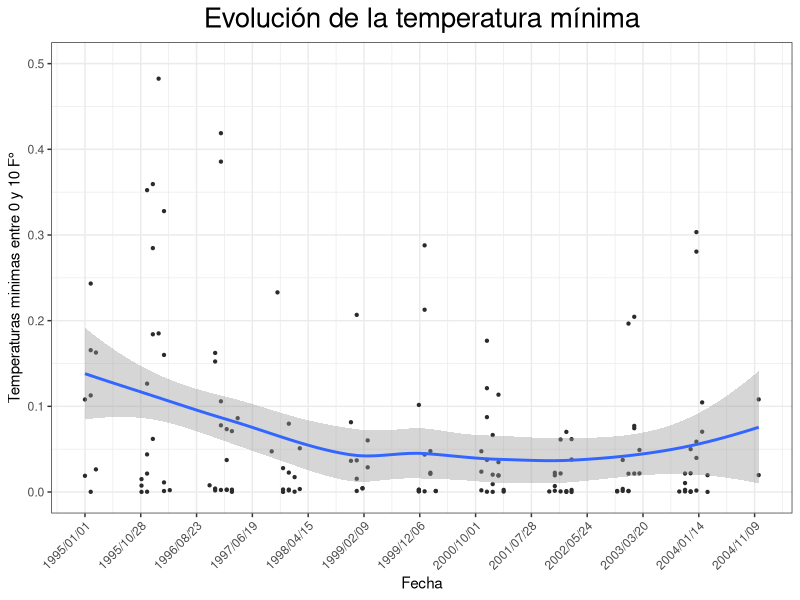
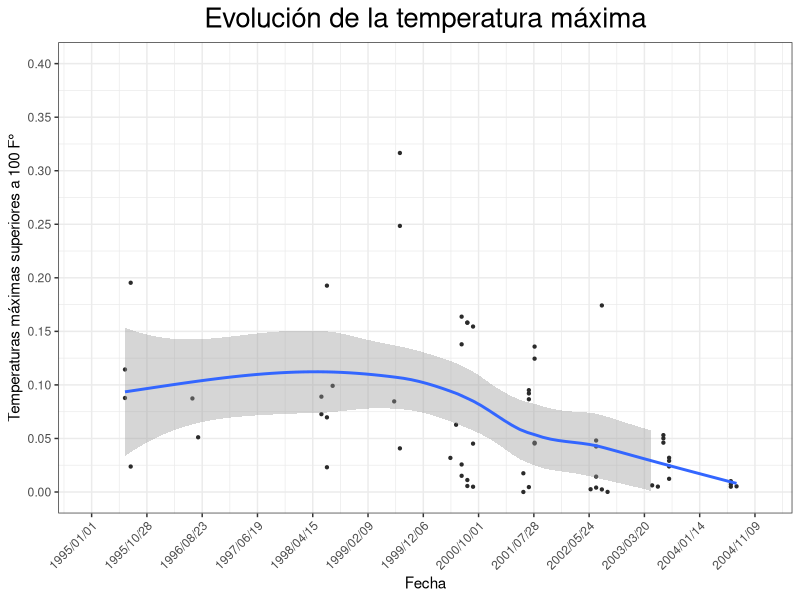
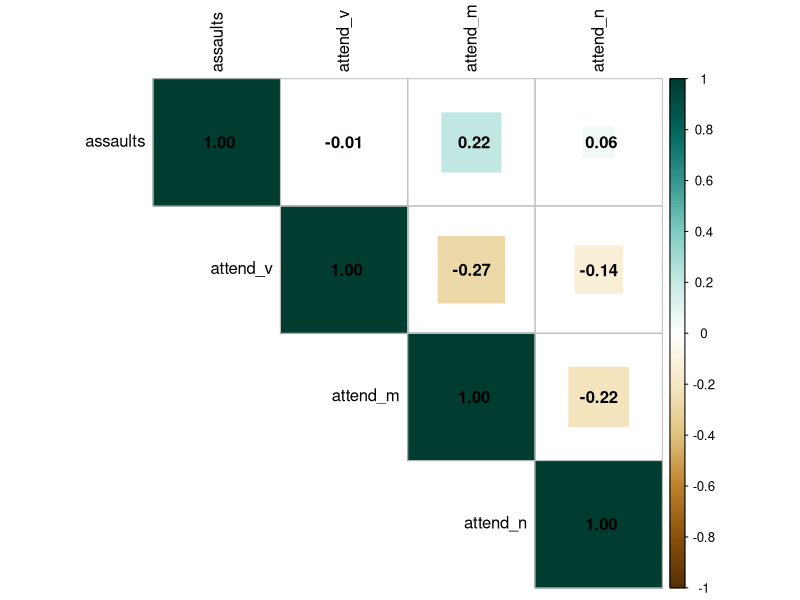
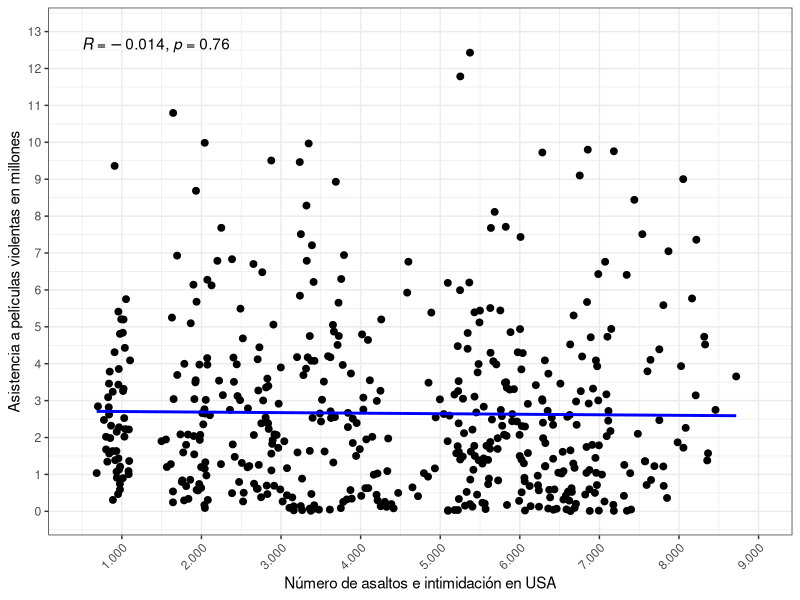
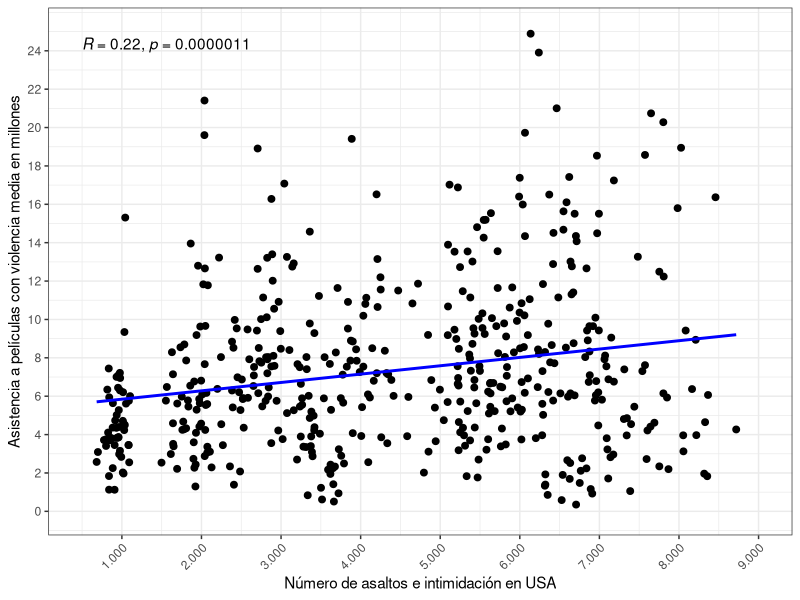
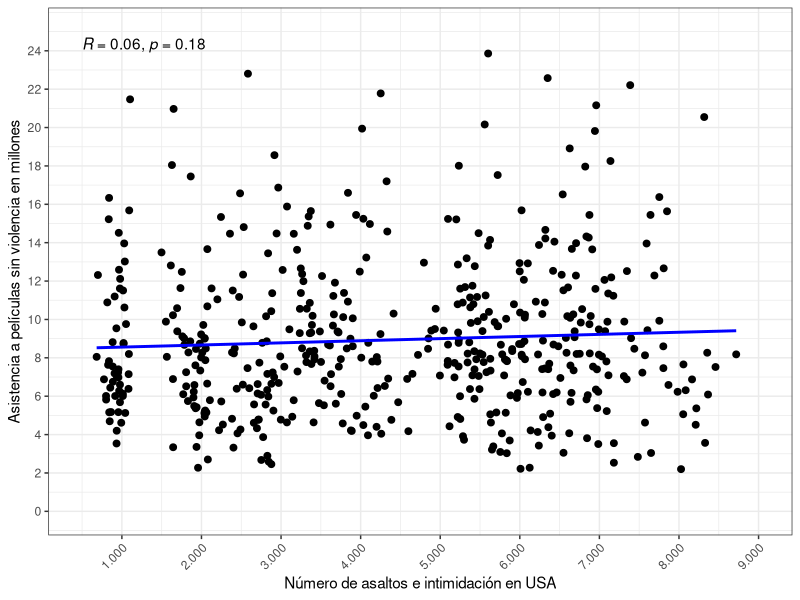
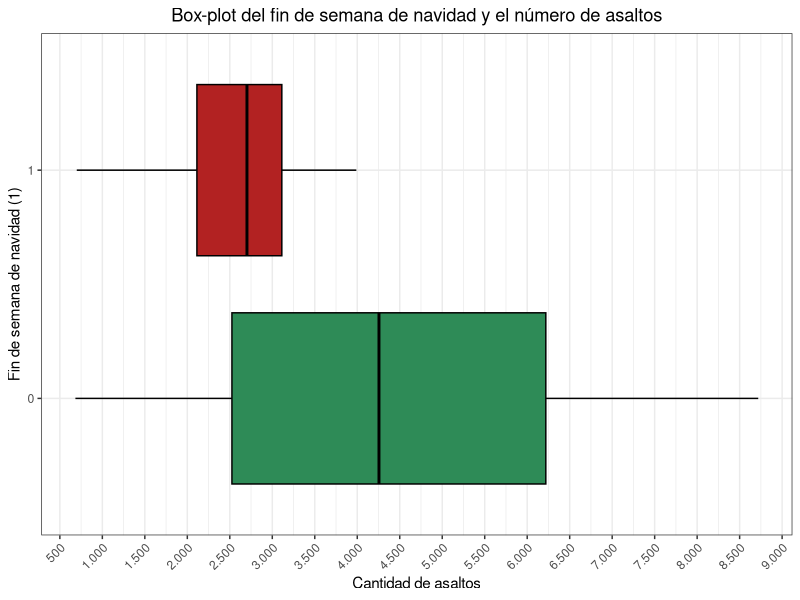
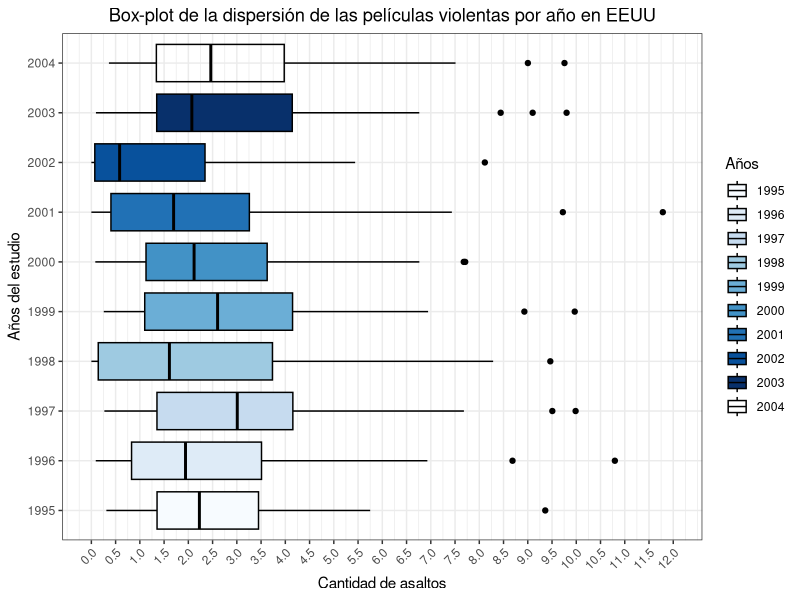

Source code (R) for these figures, in order:
## ---- chunk 1
knitr::opts_chunk$set(echo = TRUE)
## ---- chunk 2
install.packages("rlang",
                 repos = c("http://rstudio.org/_packages",
                           "http://cran.rstudio.com"))

## ---- chunk 3
install.packages("dplyr",
                 repos = c("http://rstudio.org/_packages",
                           "http://cran.rstudio.com"))
## ---- chunk 4
#remove.packages("rlang")
#remove.packages("dplyr")

#install.packages("rlang")
#install.packages("dplyr")

library("rlang")
library("dplyr")
## ---- chunk 5
#install.packages("ggplot2")
#install.packages("ggpubr")
#install.packages("corrplot")
#install.packages("dplyr")
#install.packages("tidyverse")
#install.packages("readr")


library("ggplot2")
library("ggpubr")
library("corrplot")
library("dplyr")
library("tidyverse")
library("readr")
## ---- chunk 6
setwd("~/GitHub/Laboratorio_1")
db <- readxl::read_xlsx("Movies.xlsx")
## ---- chunk 7
#Data con formato incomodo.
#Creando variable anio
db$year1 <- gsub("1","1995",db$year1)
db$year2 <- gsub("1","1996",db$year2)
db$year3 <- gsub("1","1997",db$year3)
db$year4 <- gsub("1","1998",db$year4)
db$year5 <- gsub("1","1999",db$year5)
db$year6 <- gsub("1","2000",db$year6)
db$year7 <- gsub("1","2001",db$year7)
db$year8 <- gsub("1","2002",db$year8)
db$year9 <- gsub("1","2003",db$year9)
db$year10 <- gsub("1","2004",db$year10)

db$year1 <- as.numeric(db$year1)
db$year2 <- as.numeric(db$year2)
db$year3 <- as.numeric(db$year3)
db$year4 <- as.numeric(db$year4)
db$year5 <- as.numeric(db$year5)
db$year6 <- as.numeric(db$year6)
db$year7 <- as.numeric(db$year7)
db$year8 <- as.numeric(db$year8)
db$year9 <- as.numeric(db$year9)
db$year10 <- as.numeric(db$year10)

db <- unite(db,anio,c(year1,year2,year3,year4,year5,year6,year7,year8,year9,year10))

db$anio <- gsub("1995_0_0_0_0_0_0_0_0_0","1995",db$anio)
db$anio <- gsub("0_1996_0_0_0_0_0_0_0_0","1996",db$anio)
db$anio <- gsub("0_0_1997_0_0_0_0_0_0_0","1997",db$anio)
db$anio <- gsub("0_0_0_1998_0_0_0_0_0_0","1998",db$anio)
db$anio <- gsub("0_0_0_0_1999_0_0_0_0_0","1999",db$anio)
db$anio <- gsub("0_0_0_0_0_2000_0_0_0_0","2000",db$anio)
db$anio <- gsub("0_0_0_0_0_0_2001_0_0_0","2001",db$anio)
db$anio <- gsub("0_0_0_0_0_0_0_2002_0_0","2002",db$anio)
db$anio <- gsub("0_0_0_0_0_0_0_0_2003_0","2003",db$anio)
db$anio <- gsub("0_0_0_0_0_0_0_0_0_2004","2004",db$anio)

# Variable mes
db$month1 <- gsub("1","01",db$month1)
db$month2 <- gsub("1","02",db$month2)
db$month3 <- gsub("1","03",db$month3)
db$month4 <- gsub("1","04",db$month4)
db$month5 <- gsub("1","05",db$month5)
db$month6 <- gsub("1","06",db$month6)
db$month7 <- gsub("1","07",db$month7)
db$month8 <- gsub("1","08",db$month8)
db$month9 <- gsub("1","09",db$month9)
db$month10 <- gsub("1","10",db$month10)
db$month11 <- gsub("1","11",db$month11)
db$month12 <- gsub("1","12",db$month12)

db <- unite(db,Mes,c(month1,month2,month3,month4,month5,month6,month7,month8,month9,
                     month10,month11,month12))

db$Mes <- gsub("01_0_0_0_0_0_0_0_0_0_0_0","01-01",db$Mes)
db$Mes <- gsub("0_02_0_0_0_0_0_0_0_0_0_0","01-02",db$Mes)
db$Mes <- gsub("0_0_03_0_0_0_0_0_0_0_0_0","01-03",db$Mes)
db$Mes <- gsub("0_0_0_04_0_0_0_0_0_0_0_0","01-04",db$Mes)
db$Mes <- gsub("0_0_0_0_05_0_0_0_0_0_0_0","01-05",db$Mes)
db$Mes <- gsub("0_0_0_0_0_06_0_0_0_0_0_0","01-06",db$Mes)
db$Mes <- gsub("0_0_0_0_0_0_07_0_0_0_0_0","01-07",db$Mes)
db$Mes <- gsub("0_0_0_0_0_0_0_08_0_0_0_0","01-08",db$Mes)
db$Mes <- gsub("0_0_0_0_0_0_0_0_09_0_0_0","01-09",db$Mes)
db$Mes <- gsub("0_0_0_0_0_0_0_0_0_10_0_0","01-10",db$Mes)
db$Mes <- gsub("0_0_0_0_0_0_0_0_0_0_11_0","01-11",db$Mes)
db$Mes <- gsub("0_0_0_0_0_0_0_0_0_0_0_12","01-12",db$Mes)

# Variable Fecha
db <- unite(db,Fecha,sep = "-",c(Mes,anio))

db$Fecha <- as.Date(as.character(db$Fecha),format = "%d-%m-%Y")

## ---- chunk 8
## La variable "attend_v" cuenta con valores inf = infinito o indefinido, los que 
## se dejaran fuera para el calculo de los estadisticos

# borrar valores inf
db_1 <- db[!db$attend_v=="inf", ]

# notacion cientifica en caracteres
options(scipen=999) # eliminar la notación cientifica

#Tranformo a numeri la variable faltante
db_1$attend_v <- as.numeric(db_1$attend_v)
class(db_1$attend_v)
db_1 <- as.data.frame(db_1)

# Selecciono variables relevantes
names(db_1)
db_Vrelevantes <- db_1[,c(2,3,4,5)]

# borro datos que ensucian la interpretacion.
db_Vrelevantes <- db_Vrelevantes[!db_Vrelevantes$assaults>12000, ]
db_Vrelevantes <- db_Vrelevantes[!db_Vrelevantes$assaults<0, ]

#Mediana
Q50_assaults <- median(db_Vrelevantes$assaults)
Q50_attend_v <- median(db_Vrelevantes$attend_v)
Q50_attend_m <- median(db_Vrelevantes$attend_m)
Q50_attend_n <- median(db_Vrelevantes$attend_n)

#Media
Media_assaults <- mean(db_Vrelevantes$assaults)
Media_attend_v <- mean(db_Vrelevantes$attend_v)
Media_attend_m <- mean(db_Vrelevantes$attend_m)
Media_attend_n <- mean(db_Vrelevantes$attend_n)

#Moda
Moda_assaults <- as.numeric(names(which.max(table(db_Vrelevantes$assaults))))

db_Vrelevantes_2 <- db_Vrelevantes[!db_Vrelevantes$attend_v==0, ]

Moda_attend_v <- as.numeric(names(which.max(table(db_Vrelevantes_2$attend_v))))
Moda_attend_m <- as.numeric(names(which.max(table(db_Vrelevantes$attend_m))))
Moda_attend_n <- as.numeric(names(which.max(table(db_Vrelevantes$attend_n))))

#Desviacion
sd_assaults <- sd(db_Vrelevantes$assaults)
sd_attend_v <- sd(db_Vrelevantes$attend_v)
sd_attend_m <- sd(db_Vrelevantes$attend_m)
sd_attend_n <- sd(db_Vrelevantes$attend_n)

#N° de observaciones
N_assaults <- sum(count(db_Vrelevantes, assaults)[,c(2)])
N_attend_m <- sum(count(db_Vrelevantes, attend_m)[,c(2)])
N_attend_n <- sum(count(db_Vrelevantes, attend_n)[,c(2)])
db_Vrelevantes_1 <- db_Vrelevantes %>% 
    group_by(attend_v) %>%
    count(attend_v)
db_Vrelevantes_1 <- db_Vrelevantes_1[db_Vrelevantes_1$attend_v>0,]
N_attend_v <- sum(db_Vrelevantes_1[,c(2)])

#Cantidad de variables dummy
names(db)
N_h_chris <- sum(db$h_chris)
N_h_newyr <- sum(db$h_newyr)
N_h_easter <- sum(db$h_easter)
N_h_july4 <- sum(db$h_july4)
N_h_labor <- sum(db$h_labor)

Tabla_resumen_1 <- data.frame("Variable"=c("assaults","attend_v","attend_m",
                                          "attend_n","h_chris","h_newyr","h_easter","h_july4","h_labor"),
                              "Mediana"=c(Q50_assaults,Q50_attend_v,Q50_attend_m,
                                          Q50_attend_n,0,0,0,0,0),
                              "Media"=c(Media_assaults,Media_attend_v,
                                        Media_attend_m,Media_attend_n,0,0,0,0,0),
                              "Moda"=c(Moda_assaults,Moda_attend_v,
                                       Moda_attend_m,Moda_attend_n,0,0,0,0,0),
                              "Desviacion"= c(sd_assaults,sd_attend_v,sd_attend_m,sd_attend_n,0,0,0,0,0),
                              "N_obs"= c(N_assaults,N_attend_v,N_attend_m,
                                         N_attend_n,N_h_chris,N_h_newyr,N_h_easter,
                                         N_h_july4,N_h_labor))


Tabla_resumen_1
## ---- chunk 9
#rm(list = ls()) #Si borra corra de nuevo la solucion de las fechas.

names(db_1)

#selecciono columnas a usar
db_2 <- db_1[,c(1,14,19,6,7,8,9)]

# Semas mas frias
db_21 <- db_2[!db_2$w_mina==0,]
db_22 <- db_2[db_2$w_mina>=0.3,]

# Fechas + columna ID puedo saber a que fin de semana corresponde
Dfecha <- db_1[,c(1,19,6,7,8,9)]

p <- ggplot(db_21,aes(x=Fecha, y =w_mina))+
  geom_point(color="gray17", size=0.8, alpha=1)+
  geom_smooth()+
  theme_bw()+ 
  scale_y_continuous(name = "Temperaturas minimas entre 0 y 10 F°",
                     labels=function(x) format(x, big.mark = ".", scientific = FALSE),
                     breaks = seq(0,0.6,0.1), lim = c(0,0.5))+
  theme(
    legend.position="none",
    plot.title = element_text(size=20)
  )+
  ggtitle(label = "Evolución de la temperatura mínima")

# Modificar las fechas para tener analisis anual
min <- as.Date("1995/01/01")
max <- as.Date("2004/12/01")

p+scale_x_date(limits = c(min,max),breaks = seq(min,max,300),date_labels = "%Y/%m/%d")+
  theme(axis.text.x = element_text(angle=45, hjust = 1))+
  theme(plot.title = element_text(hjust = 0.5))


## ---- chunk 10
print(db_22)
## ---- chunk 11
#selecciono columnas a usar
db_3 <- db_1[,c(1,13,19,6,7,8,9)]
names(db_3)
 
# Semanas mas calurosas
db_31 <- db_3[!db_3$w_maxc==0,]
db_32 <- db_3[db_3$w_maxc>=0.17,]

# Fechas + columna ID puedo saber a que fin de semana corresponde
Dfecha <- db_1[,c(1,19,6,7,8,9)]

p <- ggplot(db_31,aes(x=Fecha, y =w_maxc))+
  geom_point(color="gray17", size=0.8, alpha=1)+
  geom_smooth()+
  theme_bw()+ 
  scale_y_continuous(name = "Temperaturas máximas superiores a 100 F°",
                     labels=function(x) format(x, big.mark = ".", scientific = FALSE),
                     breaks = seq(0,0.4,0.05), lim = c(0,0.4))+
  theme(
    legend.position="none",
    plot.title = element_text(size=20)
  )+
  ggtitle(label = "Evolución de la temperatura máxima")

# Modificar las fechas para tener analisis anual
min <- as.Date("1995/01/01")
max <- as.Date("2004/12/01")

p+scale_x_date(limits = c(min,max),breaks = seq(min,max,300),date_labels = "%Y/%m/%d")+
  theme(axis.text.x = element_text(angle=45, hjust = 1))+
  theme(plot.title = element_text(hjust = 0.5))

## ---- chunk 12
print(db_32)
## ---- chunk 13
cat("Las variables mas importantes para responder la pregunta del estudio son: assaults, attend_v, attend_m, attend_n. Con estas variables ya se puede aceptar o rechazar la hipótesis ¿la violencia en el cine aumenta el crimen violento?\n\nEl resto de las variables pueden resultar importantes, si con las mencionadas anteriormente no encontrara una correlación significativamente alta. Dado que las variaciones del crimen violento se podrían explicar mejor por variables de festividades u estacionales. 
")
## ---- chunk 14
# assaults = 3 valores negativos y 3 valores demaciado altos, estos desvirtuan el analisis
# y por lo tanto seran eliminados del mismo
db_4_assaults <- db %>% 
    group_by(assaults) %>%
    count(assaults)

# attend_v = 4 valores inf que pueden ser infinitos positivos o valores indefinidos.
db_4_attend_v <- db %>% 
    group_by(attend_v) %>%
    count(attend_v)

db_4_attend_m <- db %>% 
    group_by(attend_m) %>%
    count(attend_m)

db_4_attend_n <- db %>% 
    group_by(attend_n) %>%
    count(attend_n)

cat("De las variables relevantes assaults tiene 3 valores negativos y 3 valores demasiado altos, estos desvirtúan el análisis y por lo tanto serán eliminados. Además, no tiene sentido un numero de asaltos negativos o un momento del tiempo en estados unidos con un crecimiento tan alto de eventos de violencia, este tipo de suceso estaría documentado y no se encontró evidencia. Por lo tanto, se entienden como errores.\n\nAsimismo attend_v tiene 4 valores inf que pueden ser infinitos positivos o valores indefinidos, estos se eliminaran del análisis dado que no permiten darle formato numérico a la variable y ademas desvirtúan el análisis.")

## ---- chunk 15
# Selecciono formato numerico, en necesario correr pregunta 1
db_Vrelevantes_2 <- db_Vrelevantes_2[db_Vrelevantes_2$assaults<12000,]
db_1_correlacion <- db_Vrelevantes_2[,sapply(db_Vrelevantes_2, is.numeric)]
names(db_1_correlacion)

#Matriz de correlacion
res <- cor(db_1_correlacion, use = "pairwise.complete.obs",
method = "pearson")

corrplot(res[,c(1:4)], type = "upper", method= "square", tl.col = "black",addCoef.col = 'black', col = COL2('BrBG'))

## ---- chunk 16
#Grafico 1
db_dispercion <- db_Vrelevantes_2


sp <- ggscatter(db_dispercion, x = "assaults" , y = "attend_v",
                add = "reg.line",  
                add.params = list(color = "blue", fill = "lightgray"), 
                conf.int = FALSE)
sp+stat_cor(method = "pearson")+
  theme_bw()+
  scale_y_continuous(name = "Asistencia a películas violentas en millones",
                     labels=function(x) format(x, big.mark = ".", scientific = FALSE),
                     breaks = seq(0,13,1), lim = c(0,13)
                     )+
  scale_x_continuous(name = "Número de asaltos e intimidación en USA",
                     labels=function(x) format(x, big.mark = ".", scientific = FALSE),
                     breaks = seq(0,10000,1000), lim = c(500,9000)
                     )+
  theme(axis.text.x = element_text(angle=45, hjust = 1))
## ---- chunk 17
#Grafico 2
sp_2 <- ggscatter(db_dispercion, x = "assaults" , y = "attend_m",
                add = "reg.line",  
                add.params = list(color = "blue", fill = "lightgray"), 
                conf.int = FALSE)
sp_2+stat_cor(method = "pearson")+
  theme_bw()+
  scale_y_continuous(name = "Asistencia a películas con violencia media en millones",
                     labels=function(x) format(x, big.mark = ".", scientific = FALSE),
                     breaks = seq(0,25,2), lim = c(0,25)
                     )+
  scale_x_continuous(name = "Número de asaltos e intimidación en USA",
                     labels=function(x) format(x, big.mark = ".", scientific = FALSE),
                     breaks = seq(0,10000,1000), lim = c(500,9000)
                     )+
  theme(axis.text.x = element_text(angle=45, hjust = 1))

## ---- chunk 18
#Grafico 3
sp_3 <- ggscatter(db_dispercion, x = "assaults" , y = "attend_n",
                add = "reg.line",  
                add.params = list(color = "blue", fill = "lightgray"), 
                conf.int = FALSE)
sp_3+stat_cor(method = "pearson")+
  theme_bw()+
  scale_y_continuous(name = "Asistencia a películas sin violencia en millones",
                     labels=function(x) format(x, big.mark = ".", scientific = FALSE),
                     breaks = seq(0,25,2), lim = c(0,25)
                     )+
  scale_x_continuous(name = "Número de asaltos e intimidación en USA",
                     labels=function(x) format(x, big.mark = ".", scientific = FALSE),
                     breaks = seq(0,10000,1000), lim = c(500,9000)
                     )+
  theme(axis.text.x = element_text(angle=45, hjust = 1))

## ---- chunk 19
names(db_1)

db_pregunta8 <- db_1[!db_1$assaults>12000,]
db_pregunta8 <- db_pregunta8[!db_pregunta8$assaults<0,]


ggplot(db_pregunta8, aes(x=factor(h_chris), y=assaults)) + 
  geom_boxplot(fill=c("seagreen","firebrick"),
               color="black")+
  scale_y_continuous(breaks = seq (from = 0, to = 20000, by = 500),
                     labels=function(x) format(x, big.mark = ".", scientific = FALSE))+
  coord_flip()+
  theme_bw()+
  labs(title = "Box-plot del fin de semana de navidad y el número de asaltos",
       x = "Fin de semana de navidad (1)",
       y = "Cantidad de asaltos")+
  theme(axis.text.x = element_text(angle=45, hjust = 1))+
  theme(plot.title = element_text(hjust = 0.5))

## ---- chunk 20
library("stringr")

db_pregunta9 <- db_pregunta8
db_pregunta9$Fecha <- as.character(db_pregunta9$Fecha)
db_pregunta9$anio <- str_trunc(db_pregunta9$Fecha,7,"right")

db_pregunta9_1 <- db_pregunta9 %>% 
    group_by(anio) %>%
    count(anio)

db_pregunta9$anio <- gsub("1995...","1995",db_pregunta9$anio)
db_pregunta9$anio <- gsub("1996...","1996",db_pregunta9$anio)
db_pregunta9$anio <- gsub("1997...","1997",db_pregunta9$anio)
db_pregunta9$anio <- gsub("1998...","1998",db_pregunta9$anio)
db_pregunta9$anio <- gsub("1999...","1999",db_pregunta9$anio)
db_pregunta9$anio <- gsub("2000...","2000",db_pregunta9$anio)
db_pregunta9$anio <- gsub("2001...","2001",db_pregunta9$anio)
db_pregunta9$anio <- gsub("2002...","2002",db_pregunta9$anio)
db_pregunta9$anio <- gsub("2003...","2003",db_pregunta9$anio)
db_pregunta9$anio <- gsub("2004...","2004",db_pregunta9$anio)


names(db_pregunta9)
head(db_pregunta9)

ggplot(db_pregunta9, aes(x=factor(anio), y=attend_v, fill=factor(anio))) + 
  geom_boxplot(color="black")+
  scale_y_continuous(breaks = seq (from = 0, to = 12, by = 0.5),
                     labels=function(x) format(x, big.mark = ".", scientific = FALSE),
                     limits = c(0,12))+
  coord_flip()+
  theme_bw()+
  labs(title = "Box-plot de la dispersión de las películas violentas por año en EEUU",
       x = "Años del estudio",
       y = "Cantidad de asaltos")+
  theme(plot.title = element_text(hjust = 0.5))+
  scale_fill_brewer("Años")+
  theme(axis.text.x = element_text(angle=45, hjust = 1))

## ---- chunk 21
names(db_pregunta8)

regr1 <- lm(assaults ~ attend_v+factor(h_july4), data = db_pregunta8, na.action = na.omit)
summary(regr1)
## ---- chunk 22
regr2 <- lm(assaults ~ attend_v+attend_m+factor(h_july4), data = db_pregunta8, na.action = na.omit)
summary(regr2)

## ---- chunk 23
db_pregunta13 <- db_pregunta8

edad <- sample(1:97,506,replace=TRUE)
edad <- as.data.frame(edad)
db_pregunta13 <- merge(db_pregunta13,edad)
db_pregunta13$edad_2 <- db_pregunta13[,"edad"]*db_pregunta13[,"edad"]

regr3 <- lm(assaults ~ attend_v+attend_m+edad+edad_2, data = db_pregunta13, na.action = na.omit)
summary(regr3)
## ---- chunk 24
cat("Aplicar una regresión a estudios con datos de panel como este tiene una complejidad desde el punto de vista de los supuestos del modelo, dado que para las regresiones se busca que no exista autocorrelación en los errores y esta base de datos fue tomada a lo largo de 10 años, por lo cual no se puede descartar la presencia de autocorrelación en sus variables, es decir, que estas se expliquen a si mismas.\n\nEsta distinción se hace para los modelos de corte transversal y longitudinal, donde para los últimos se aplican modelos autorregresivos, y para los de corte transversal se usa MCO u otros en donde el tiempo no juega un rol importante.\n\nSin embargo, dado que esta base de datos no sigue a un mismo grupo de individuos tendría que testear los supuestos del modelo para saber si una regresión lineal es un buen modelo o no.\n\nDejando de lado lo anterior y analizándolo desde el punto de vista de las variables no considero que sea un buen modelo el intentar predecir el numero de asaltos o intimidaciones con la visualización de películas, dado que no existen altas correlaciones y no considero que la intuición de las variables sea lógica. Las características climáticas podrían predecir de mejor manera a la variable del estudio.
")
